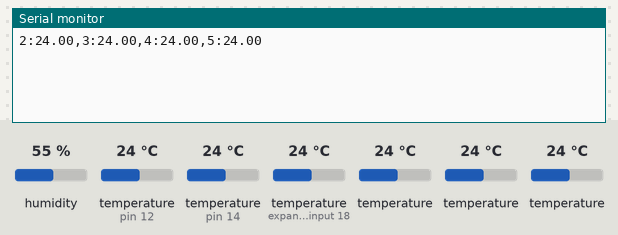
A sketch run on a simulated Arduino Uno, built with avr-gcc and run on an emulated ATmega328P. On the bench: the last lines printed to the serial monitor. The test bench sets the inputs (shaded band); at power-on: temperature (sensors on expander input 18, pin 12, pin 14) 24 °C, temperature 24 °C, humidity 55 %.

Above: at 1.6 s.
1.7 s: temperature (sensor on expander input 18) set to 12 °C
6.3 s: temperature (sensor 214) set to 12 °C
At 7.7 s:
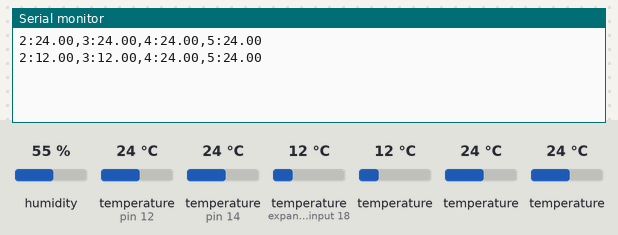
10.9 s: temperature (sensor 314) set to 12 °C
At 13.4 s:
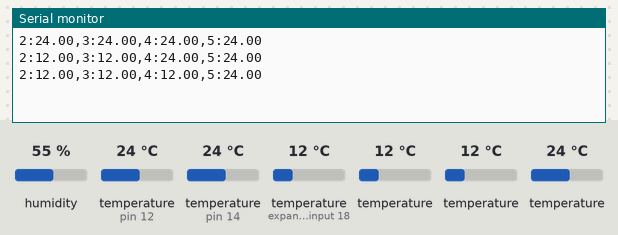
15.5 s: temperature (sensor 414) set to 12 °C
At 19.2 s:
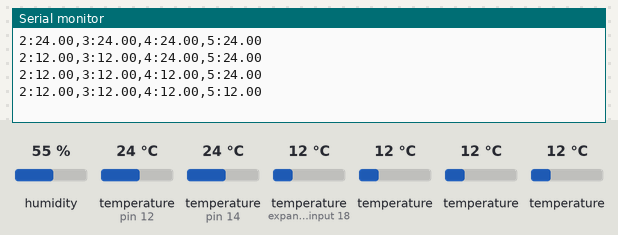
20.1 s: temperature (sensor on expander input 18) set to 19 °C
24.7 s: temperature (sensor 214) set to 19 °C
At 26.2 s:
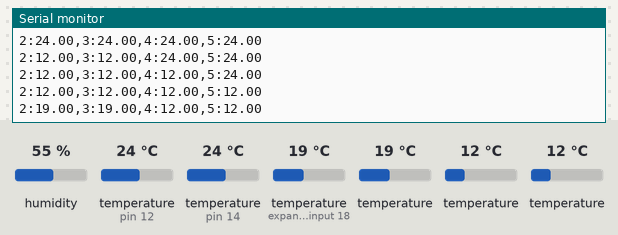
Timing chart, 0 to 27.7 s (numbered marks = the images above; inputs shaded):
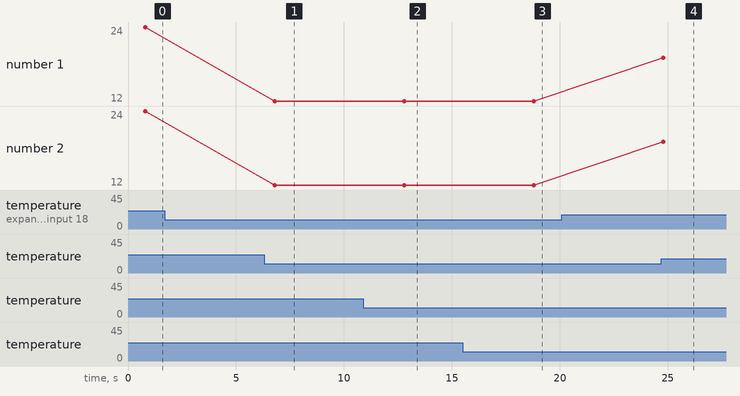

Measured:
- after the input at 6.3 s, the serial monitor: prints a new line after 0.49 s (image 1)
- after the input at 10.9 s, the serial monitor: prints a new line after 1.9 s (image 2)
- after the input at 15.5 s, the serial monitor: prints a new line after 3.3 s (image 3)
- after the input at 24.7 s, the serial monitor: prints a new line after 0.09 s (image 4)

The sketch:

temp_reader.ino
```cpp
#include "helper.h"

#include <OneWire.h>
#include <DallasTemperature.h>
#include <dhtnew.h>

#define ONE_WIRE_BUS 14
#define AM2301_BuS 12

const size_t _numberOfSamples = 3;

uint8_t sensor1[8] = { 0x28, 0xFF, 0x1E, 0xF6, 0xC3, 0x17, 0x04, 0xBA };
uint8_t sensor2[8] = { 0x28, 0xFF, 0x19, 0x16, 0xC4, 0x17, 0x04, 0xD8 };
uint8_t sensor3[8] = { 0x28, 0xAC, 0xAA, 0x43, 0xD4, 0x8E, 0x4D, 0x16 };
uint8_t sensor4[8] = { 0x28, 0x8E, 0x0B, 0x43, 0xD4, 0x1F, 0x38, 0xF0 };
uint8_t sensor5[8] = { 0x28, 0xF1, 0x1C, 0x43, 0xD4, 0x52, 0x38, 0x73 };

DHTNEW am2301(AM2301_BuS);
OneWire oneWire(ONE_WIRE_BUS);
DallasTemperature sensors(&oneWire);

void setup(void)
{
  sensors.begin();	// Start up the library
  Serial.begin(9600);
}

void loop(void)
{
  float samplesAm2301Temp[_numberOfSamples];
  float samplesAm2301Hum[_numberOfSamples];
  float samples1[_numberOfSamples];
  float samples2[_numberOfSamples];

  size_t am2301Index = 0;
  size_t sensor1Index = 0;
  size_t sensor2Index = 0;

  for(uint index = 0; index < _numberOfSamples; ++index)
  {
    auto initTime = millis();
    sensors.requestTemperatures();
    auto temp1 = sensors.getTempC(sensor1);
    auto temp2 = sensors.getTempC(sensor2);

    Serial.print("2:");
    Serial.print(sensors.getTempC(sensor2));
    Serial.print(",3:");
    Serial.print(sensors.getTempC(sensor3));
    Serial.print(",4:");
    Serial.print(sensors.getTempC(sensor4));
    Serial.print(",5:");
    Serial.println(sensors.getTempC(sensor5));

    auto am2301ErrorCode = am2301.read();

    if(tempInRange(temp1))
    {
      samples1[sensor1Index] = temp1;
      ++sensor1Index;
    }

    if(tempInRange(temp2))
    {
      samples2[sensor2Index] = temp2;
      ++sensor2Index;
    }

    if(!am2301ErrorCode)
    {
      samplesAm2301Temp[am2301Index] = am2301.getTemperature();
      samplesAm2301Hum[am2301Index] = am2301.getHumidity();

      ++am2301Index;
    }

    auto getDuration = (signed long)millis() - (signed long)initTime;

    auto timeLeftToWait = 6000 - getDuration;

    if(timeLeftToWait > 0)
      delay(timeLeftToWait);
  }

  sortArray(samples1, sensor1Index);
  sortArray(samples2, sensor2Index);
  sortArray(samplesAm2301Temp, am2301Index);
  sortArray(samplesAm2301Hum, am2301Index);

  // Scale index in case of error readings
  const size_t p51Index  = getScaledP5Index(sensor1Index);
  const size_t p501Index = getScaledP50Index(sensor1Index);
  const size_t p951Index = getScaledP95Index(sensor1Index);

  const size_t p52Index  = getScaledP5Index(sensor2Index);
  const size_t p502Index = getScaledP50Index(sensor2Index);
  const size_t p952Index = getScaledP95Index(sensor2Index);

  const size_t am2301P5Index  = getScaledP5Index(am2301Index);
  const size_t am2301P50Index = getScaledP50Index(am2301Index);
  const size_t am2301P95Index = getScaledP95Index(am2301Index);

  // Serial.print("1P50:");
  // Serial.print(samples1[p501Index]);
  // Serial.print(",2P50:");
  // Serial.print(samples2[p502Index]);
  // Serial.print(",3P50:");
  // Serial.print(samplesAm2301Temp[am2301P50Index]);
  // Serial.print(",4P50:");
  // Serial.print(samplesAm2301Hum[am2301P50Index]);
  // Serial.print(",1P5:");
  // Serial.print(samples1[p51Index]);
  // Serial.print(",1P95:");
  // Serial.print(samples1[p951Index]);

  // Serial.print(",2P5:");
  // Serial.print(samples2[p52Index]);
  // Serial.print(",2P95:");
  // Serial.print(samples2[p952Index]);

  // Serial.print(",3P5:");
  // Serial.print(samplesAm2301Temp[am2301P5Index]);
  // Serial.print(",3P95:");
  // Serial.print(samplesAm2301Temp[am2301P95Index]);

  // Serial.print(",4P5:");
  // Serial.print(samplesAm2301Hum[am2301P5Index]);
  // Serial.print(",4P95:");
  // Serial.println(samplesAm2301Hum[am2301P95Index]);
}
```

helper.h
```cpp
#include <cstdlib>

template<typename AnyType> void insertionSort(AnyType array[], size_t sizeOfArray, bool reverse, bool (*largerThan)(AnyType, AnyType)) {
		for (size_t i = 1; i < sizeOfArray; i++) {
			for (size_t j = i; j > 0 && (largerThan(array[j-1], array[j]) != reverse); j--) {
				AnyType tmp = array[j-1];
				array[j-1] = array[j];
				array[j] = tmp;
			}
		}
	}

template<typename AnyType> bool builtinLargerThan(AnyType first, AnyType second) {
		return first > second;
	}

template<typename AnyType> void sortArray(AnyType array[], size_t sizeOfArray) {
	insertionSort(array, sizeOfArray, false, builtinLargerThan);
}

bool tempInRange(float temp) {
  float from85 = temp - 85;
  return temp > -50 && !(from85 < 1 && from85 > -1);
}

size_t getScaledP5Index(size_t numberOfSamples)
{
  return numberOfSamples / 25;
}

size_t getScaledP50Index(size_t numberOfSamples)
{
  return numberOfSamples > 1 ? numberOfSamples / 2 - 1 : 0;
}

size_t getScaledP95Index(size_t numberOfSamples)
{
  return numberOfSamples > 0 ? numberOfSamples - numberOfSamples / 20 - 1 : 0;
}
```
